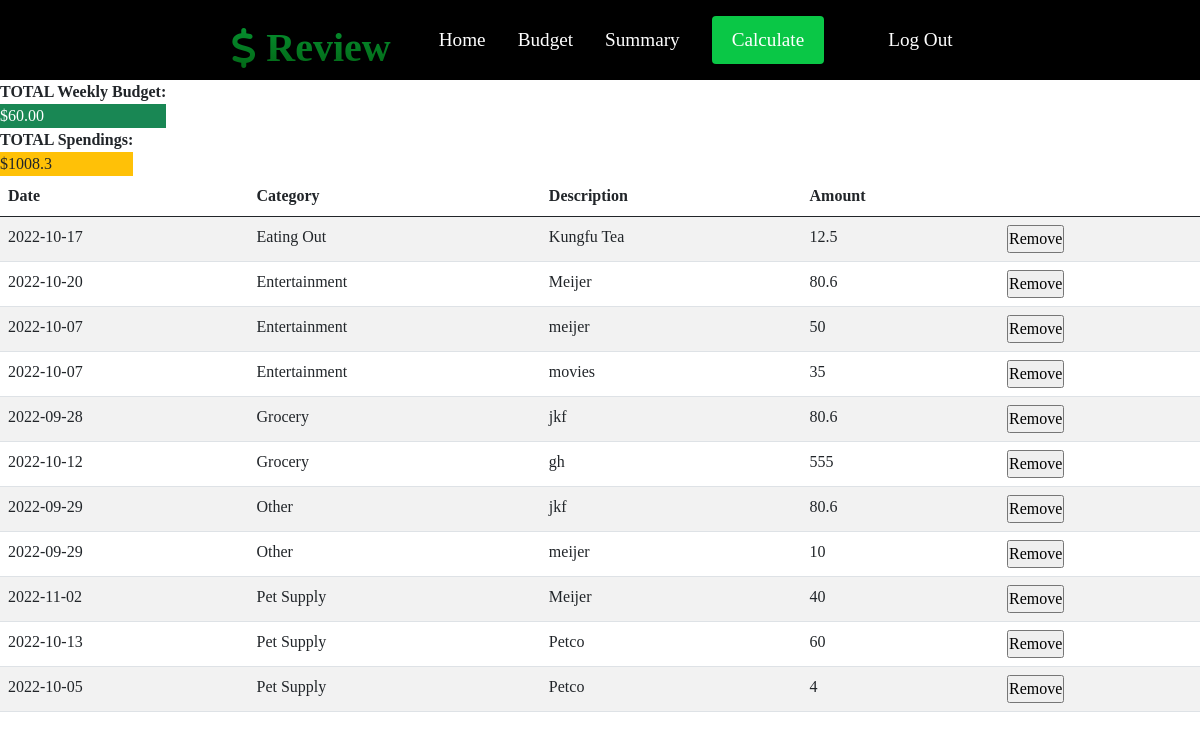
Screenshot of /summary (signed in) with the database file from the repository.
### tables this page shows
CREATE TABLE 'users' ('id' INTEGER PRIMARY KEY AUTOINCREMENT NOT NULL, 'username' TEXT, 'hash' TEXT, 'wkly_ttl' INTEGER);

CREATE TABLE 'spendings' ('id' INTEGER PRIMARY KEY AUTOINCREMENT NOT NULL, 'user_id' INTEGER, 'date' DATETIME, 'category' TEXT, 'description' TEXT, 'amount' NUMERIC);

### app.py (the view)
@app.route("/summary")
@login_required
def summary():
    id = session["user_id"]
    spendings = db.execute("SELECT id, date, category, description, amount FROM spendings WHERE user_id = ? ORDER BY category", id)
    users = db.execute("SELECT wkly_ttl FROM users WHERE id = ?", id)
    sum_all = db.execute("SELECT ROUND(SUM(amount),2) as sum_amount FROM spendings WHERE user_id = ?", id)
    return render_template("summary.html", spendings=spendings, users=users, sum_all=sum_all)

### app.py (called while the page is built)
@app.after_request
def after_request(response):
    response.headers["Cache-Control"] = "no-cache, no-store, must-revalidate"
    response.headers["Expires"] = 0
    response.headers["Pragma"] = "no-cache"
    return response

def login_required(f):
    @wraps(f)
    def decorated_function(*args, **kwargs):
        if session.get("user_id") is None:
            return redirect("/login")
        return f(*args, **kwargs)
    return decorated_function

### templates/summary.html (shortened to what this page needs)
{% extends "layout.html" %}
{% block css %}
<link href="static/style_home.css" rel="stylesheet">
{% endblock %}
{% block content %}
<table>
    <thead>
        <tr><th>TOTAL Weekly Budget:</th></tr>
    </thead>
    <tbody>
        {% for user in users %}
        <tr><td class="bg-success text-white">${{ user["wkly_ttl"] }}.00</td></tr>
        {% endfor %}
    </tbody>
</table>
<table>
    <thead>
        <tr><th>TOTAL Spendings:</th></tr>
    </thead>
    <tbody>
        {% for sum_all in sum_all %}
        <tr><td class="bg-warning text-dark">${{ sum_all["sum_amount"] }}</td></tr>
        {% endfor %}
    </tbody>
</table>
<table class="table table-striped">
    <thead>
        <tr>
            <th>Date</th>
            <th>Category</th>
            <th>Description</th>
            <th>Amount</th>
            <th></th>
        </tr>
    </thead>
    <tbody>
        {% for spending in spendings %}
        <tr>
            <td>{{ spending["date"] }}</td>
            <td>{{ spending["category"] }}</td>
            <td>{{ spending["description"] }}</td>
            <td>{{ spending["amount"] }}</td>
            <td>
                <form action="/remove" method="post">
                    <input type="submit" value="Remove">
                </form>
            </td>
        </tr>
        {% endfor %}
    </tbody>
</table>
{% endblock %}

### templates/layout.html (shortened to what this page needs)
<!DOCTYPE html>
<html lang="en">
<head>
    {% block css %}{% endblock %}
    <link href="https://cdn.jsdelivr.net/npm/bootstrap@5.0.2/dist/css/bootstrap.min.css" rel="stylesheet">
</head>
<body>
    <nav class="navbar">
        <div class="navbar_container">
            <a href="/home" id="navbar_logo">
                <i class="fa-sharp fa-solid fa-dollar-sign"></i><b>&nbsp;Review</b>
            </a>
            {% if session["user_id"] %}
            <ul class="navbar_menu">
                <li class="navbar_item"><a class="navbar_links" href="/home">Home</a></li>
                <li class="navbar_item"><a class="navbar_links" href="/budget">Budget</a></li>
                <li class="navbar_item"><a class="navbar_links" href="/summary">Summary</a></li>
                <li class="navbar_button"><a class="button" href="/calculate">Calculate</a></li>
            </ul>
            <ul class="navbar_menu">
                <li class="navbar_item"><a class="navbar_links" href="/logout">Log Out</a></li>
            </ul>
            {% else %}
            <ul class="navbar_menu">
                <li class="navbar_item"><a class="navbar_links" href="/register">Register</a></li>
                <li class="navbar_item"><a class="navbar_links" href="/login">Log In</a></li>
            </ul>
            {% endif %}
        </div>
    </nav>
    {% if session["user_id"] %}
        {% block content %}
        {% endblock %}
    {% else %}
    <ul class="navbar-nav ms-auto mt-2">
        <li class="nav-item"><a class="nav-link" href="/register"></a></li>
        <li class="nav-item"><a class="nav-link" href="/login"></a></li>
    </ul>
    {% endif %}
</body>
</html>

### static/style_home.css (style rules this page uses)
* { box-sizing: border-box; margin: 0; padding: 0; font-family: "WildWest"; }
.navbar { background: black; height: 80px; display: flex; justify-content: center; align-items: center; font-size: 1.2rem; position: sticky; top: 0; z-index: 999; }
.navbar_container { display: flex; justify-content: center; height: 80px; z-index: 1; width: 100%; max-width: 1300px; margin: 0 auto; padding: 0 50px; }
#navbar_logo { font-size: 2.5rem; background-color: #0AC746; background-image: linear-gradient(to top, #02560C 0%, #06A039 100%); background-size: 100%; -webkit-background-clip: text; -moz-background-clip: text; -webkit-text-fill-color: transparent; -moz-text-fill-color: transparent; display: flex; align-items: center; cursor: pointer; text-decoration: none; }
.navbar_menu { display: flex; align-items: center; list-style: none; text-align: center; }
.navbar_item { height: 80px; }
.navbar_links { color: #fff; display: flex; align-items: center; justify-content: center; text-decoration: none; padding: 0 1rem; height: 100%; }
.navbar_button { display: flex; justify-content: center; align-items: center; padding: 0 1rem; width: 100%; }
.button { display: flex; justify-content: center; align-items: center; text-decoration: none; padding: 10px 20px; height: 100%; width: 100%; border: none; outline: none; border-radius: 4px; background: #0AC746; color: #fff; }

### rows the page displays
users: wkly_ttl "60"
spendings: date "2022-10-17", category "Eating Out", description "Kungfu Tea", amount "12.5"
spendings: date "2022-10-20", category "Entertainment", description "Meijer", amount "80.6"
spendings: date "2022-10-07", category "Entertainment", description "meijer", amount "50"
spendings: date "2022-10-07", category "Entertainment", description "movies", amount "35"
spendings: date "2022-09-28", category "Grocery", description "jkf", amount "80.6"
spendings: date "2022-10-12", category "Grocery", description "gh", amount "555"
spendings: date "2022-09-29", category "Other", description "jkf", amount "80.6"
spendings: date "2022-09-29", category "Other", description "meijer", amount "10"
spendings: date "2022-11-02", category "Pet Supply", description "Meijer", amount "40"
spendings: date "2022-10-13", category "Pet Supply", description "Petco", amount "60"
spendings: date "2022-10-05", category "Pet Supply", description "Petco", amount "4"

### other values shown
{{ sum_all["sum_amount"] }} "1008.3"
